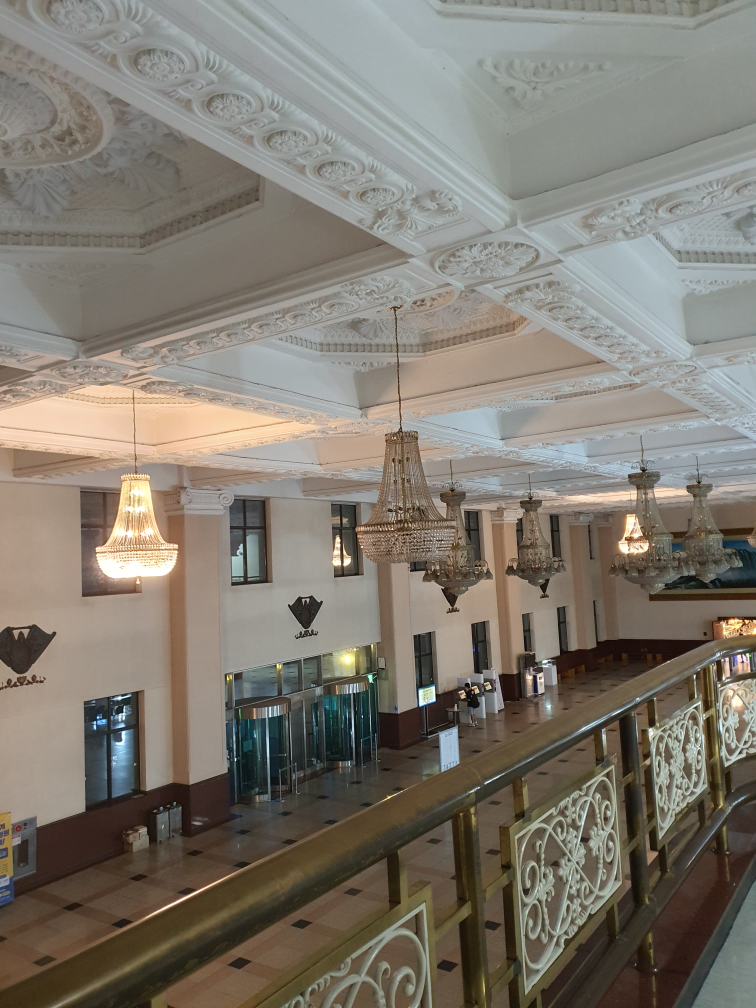
//> input picture bottom_up_bundle_adjustment/test_img/after.jpg, 3024 x 4032 px (shown at 1/4 size)
$ ./FAST_feature_matching   (built with g++ and OpenCV 4)
//> lines starting //> are read from the running program, lines starting //| are printed output that depends on the picture
#include <iostream>
#include <algorithm>
#include <opencv2/core.hpp>
#include <opencv2/features2d.hpp>
#include <opencv2/imgcodecs.hpp>
#include "opencv2/imgproc/imgproc.hpp"
#include <opencv2/highgui.hpp>


int main(){
    cv::Mat before_img = cv::imread("../../test_img/after.jpg", cv::IMREAD_COLOR);
//> before_img is the input picture: 4032 rows x 3024 cols, CV_8UC3; mean B, G, R 112.3, 122.3, 128.3
    cv::Mat after_img = cv::imread("../../test_img/after.jpg", cv::IMREAD_COLOR);
    if(before_img.empty() || after_img.empty()){
        std::cout << "img load fail \n";
        return 1;
    }
    resize(before_img, before_img, cv::Size(before_img.cols/3, before_img.rows/3));
//> before_img: 1344 rows x 1008 cols, CV_8UC3
    resize(after_img, after_img, cv::Size(after_img.cols/3, after_img.rows/3));

    std::vector<cv::KeyPoint> before_features, after_features;

    cv::Mat descriptor_bef, descriptor_aft;

    cv::FAST(before_img, before_features, 40, false);
//> before_features = 2295 keypoints; strongest (x, y, size): (618, 75, 7), (619, 75, 7), (641, 76, 7), (842, 81, 7)
    cv::drawKeypoints(before_img,before_features,before_img);
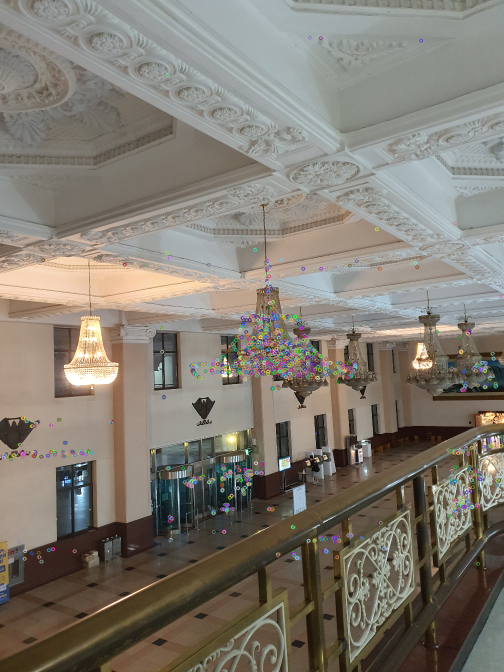
//> before_img: 1344 rows x 1008 cols, CV_8UC3 (shown at 1/2 size); mean B, G, R 113, 122.7, 128.6

    cv::FAST(after_img, after_features, 40, false);
//> after_features has the same summary as before_features
    cv::drawKeypoints(after_img,after_features,after_img);
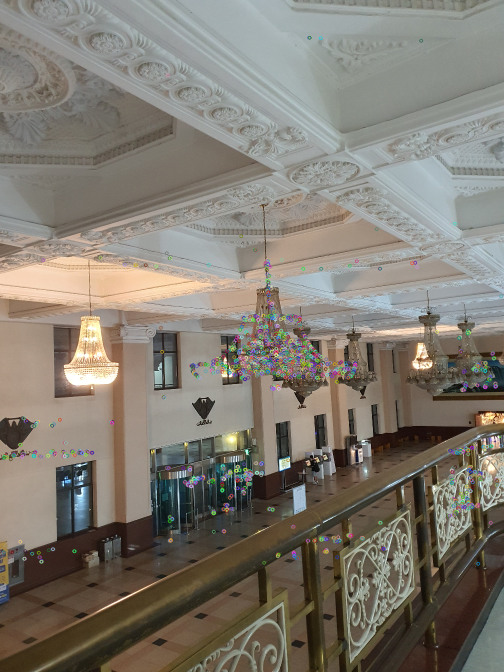
//> after_img: 1344 rows x 1008 cols, CV_8UC3 (shown at 1/2 size); mean B, G, R 112.9, 122.7, 128.6

    cv::imshow("before", before_img);
    cv::imshow("after", after_img);
    cv::waitKey();

}
